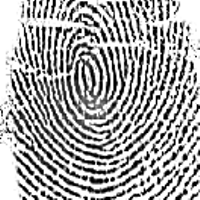
%> input picture Team 8 FingerRecognition/Team 8 FingerRecognition/test/105.jpg, 200 x 200 px
$ octave --eval "result = EnhanceFP(imread('test/105.jpg'));"   (GNU Octave 9; MATLAB toolbox functions it lacks are replaced by stand-ins)
%> lines starting %> are read from the running program, lines starting %| are printed output that depends on the picture
function Eimg = EnhanceFP(img)
%UNTITLED Summary of this function goes here
%   Detailed explanation goes here
m0=100;
v0=10000;
img=rgb2gray(img);
[L,W] =size(img);
%> L = 200; W = 200
Eimg=(zeros(L,W));
img =im2double(img);
%> img: size 200x200 double
m=mean2(img);
%> m = 0.654
v=std2(img).^2; %main ,variance
%> v = 0.132
for length=1:L
    for width=1:W
        z=((img(length,width)-m).^2);
        x=((z-m).^2);
        y=sqrt(x*v0/v);

         if (img(length,width)>m)
             Eimg(length,width)=m0 + y;

         else
             Eimg(length,width)=m0 - y;
         end
     end
end
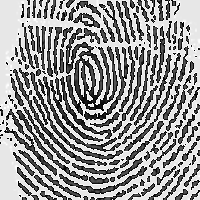
%> Eimg: size 200x200 double; min -80.19, max 280.2, mean 137; drawn with min black and max white

end

$ run again, on Team 8 FingerRecognition/Team 8 FingerRecognition/test/115.jpg
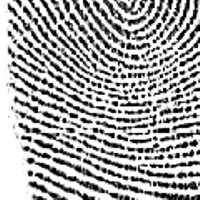
%> input picture Team 8 FingerRecognition/Team 8 FingerRecognition/test/115.jpg, 200 x 200 px
%> m = 0.652
%> v = 0.135
%> after the loop in EnhanceFP, `for length=1:L`:
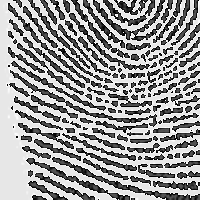
%> Eimg: size 200x200 double; min -77.32, max 277.3, mean 138.2; drawn with min black and max white

$ run again, on Team 8 FingerRecognition/Team 8 FingerRecognition/test/125.jpg
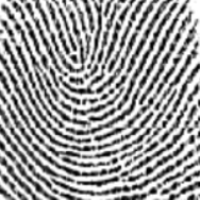
%> input picture Team 8 FingerRecognition/Team 8 FingerRecognition/test/125.jpg, 200 x 200 px
%> m = 0.605
%> v = 0.0855
%> after the loop in EnhanceFP, `for length=1:L`:
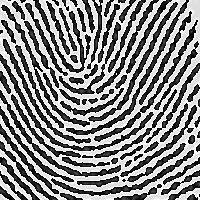
%> Eimg: size 200x200 double; min -107, max 307, mean 114.9; drawn with min black and max white

$ run again, on Team 8 FingerRecognition/Team 8 FingerRecognition/test/135.jpg
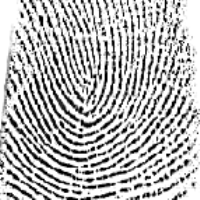
%> input picture Team 8 FingerRecognition/Team 8 FingerRecognition/test/135.jpg, 200 x 200 px
%> m = 0.712
%> v = 0.105
%> after the loop in EnhanceFP, `for length=1:L`:
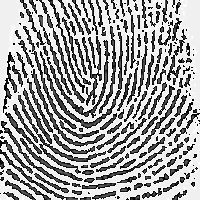
%> Eimg: size 200x200 double; min -120, max 320, mean 161.6; drawn with min black and max white
